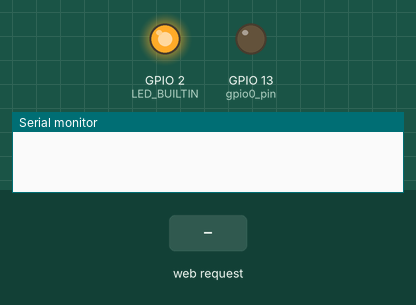
Bench run of a sketch on a simulated ESP8266 (NodeMCU). Shown: output pins drawn as LEDs (lit = HIGH, except the on-board LED, lit = LOW), the last lines printed to the serial monitor. The test bench sets the inputs (shaded band). WiFi joins after 1.5 s; servers stay silent unless stated.

Above: at 0.1 s.
At 3.7 s:
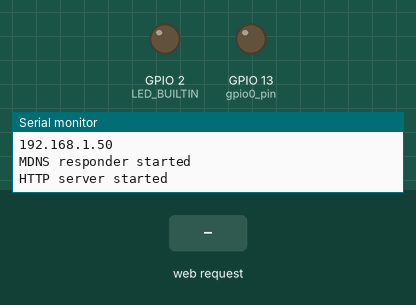
3.8 s: HTTP request GET /socket1On received
At 4.6 s:
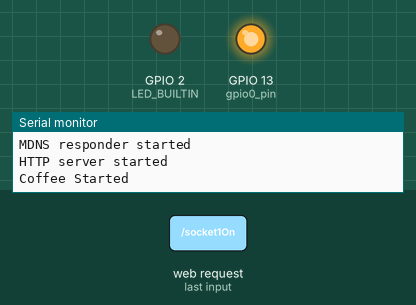
Timing chart, 0 to 6.8 s (numbered marks = the images above; inputs shaded):
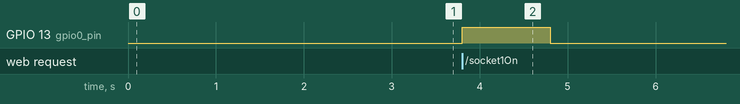

Measured:
- after the input at 3.8 s, GPIO 13 (gpio0_pin): LOW → HIGH at once, → LOW 1.0 s later

The sketch:

main_server.ino
```cpp
#include <ESP8266WiFi.h>
#include <WiFiClient.h>
#include <ESP8266WebServer.h>
#include <ESP8266mDNS.h>

MDNSResponder mdns;

// Replace with your network credentials
const char* ssid = "CountryWifi";
const char* password = "chandnol911";

ESP8266WebServer server(80);

//String webPage = "";
String coffee1 = "";
String coffee2 = "";
int gpio0_pin = 13; // For some reason on my ESP8266 Uno board the 13th pin is actually the 11th on the board
//int gpio2_pin = 2;

void setup(void){
  //webPage += "<h1>ESP8266 Web Server</h1><p>Socket #1 <a href=\"socket1On\"><button>ON</button></a>&nbsp;<a href=\"socket1Off\"><button>OFF</button></a></p>";
  //webPage += "<p>Socket #2 <a href=\"socket2On\"><button>ON</button></a>&nbsp;<a href=\"socket2Off\"><button>OFF</button></a></p>";
  coffee1 += "<html><div id=\"wrapper\"><head><link rel=\"stylesheet\" href=\"https://unpkg.com/purecss@1.0.0/build/pure-min.css\" integrity=\"sha384-nn4HPE8lTHyVtfCBi5yW9d20FjT8BJwUXyWZT9InLYax14RDjBj46LmSztkmNP9w\" crossorigin=\"anonymous\"></head><link rel=\"icon\" type=\"image/png\" href=\"http://images.clipartpanda.com/coffee-clip-art-acq4B9zcM.png\" /><title> Arduino Activator</title><h1> Click Below to make Coffee!</h1> <a class=\"pure-button pure-button-primary\" href=\"/socket1On\">Make Coffee</a></div><style>#wrapper{width:1000px;margin:0 auto}</style></html>";
  coffee2 += "<html><div id=\"wrapper\"><head><link rel=\"stylesheet\" href=\"https://unpkg.com/purecss@1.0.0/build/pure-min.css\" integrity=\"sha384-nn4HPE8lTHyVtfCBi5yW9d20FjT8BJwUXyWZT9InLYax14RDjBj46LmSztkmNP9w\" crossorigin=\"anonymous\"><style>#wrapper{width:1000px;margin:0 auto}</style> <script>var CoffeeAlert=function(){alert(\"Coffee is being made!\");};</script> </head><link rel=\"icon\" type=\"image/png\" href=\"http://images.clipartpanda.com/coffee-clip-art-acq4B9zcM.png\" /><title> Arduino Activator</title><h1> Click Below to make Coffee!</h1> <a class=\"pure-button pure-button-primary\" href=\"/socket1On\">Make Coffee</a><body onload=\"CoffeeAlert();\"></body></div></html>";
  // preparing GPIOs
  pinMode(LED_BUILTIN, OUTPUT);
  pinMode(gpio0_pin, OUTPUT);
  digitalWrite(gpio0_pin, LOW);
  //pinMode(gpio2_pin, OUTPUT);
  //digitalWrite(gpio2_pin, LOW);

  delay(1000);
  Serial.begin(115200);
  WiFi.begin(ssid, password);
  Serial.println("");

  // Wait for connection
  while (WiFi.status() != WL_CONNECTED) {
    delay(500);
    Serial.println(".");
  }
  digitalWrite(LED_BUILTIN, HIGH);
  Serial.println("");
  Serial.println("Connected to ");
  Serial.println(ssid);
  Serial.println("IP address: ");
  Serial.println(WiFi.localIP());

  if (mdns.begin("esp8266", WiFi.localIP())) {
    Serial.println("MDNS responder started");
  }

  server.on("/", [](){
    server.send(200, "text/html", coffee1);
  });
  server.on("/socket1On", [](){
    server.send(200, "text/html", coffee2);
    digitalWrite(gpio0_pin, HIGH);
    Serial.println("Coffee Started");
    delay(1000);
    digitalWrite(gpio0_pin, LOW);
  });
  /*
  server.on("/socket1Off", [](){
    server.send(200, "text/html", webPage);
    digitalWrite(gpio0_pin, LOW);
    delay(1000);
  });
  server.on("/socket2On", [](){
    server.send(200, "text/html", webPage);
    digitalWrite(gpio2_pin, HIGH);
    delay(1000);
  });
  server.on("/socket2Off", [](){
    server.send(200, "text/html", webPage);
    digitalWrite(gpio2_pin, LOW);
    delay(1000);
  });
  */
  server.begin();
  Serial.println("HTTP server started");
}

void loop(void){
  server.handleClient();
}
```
